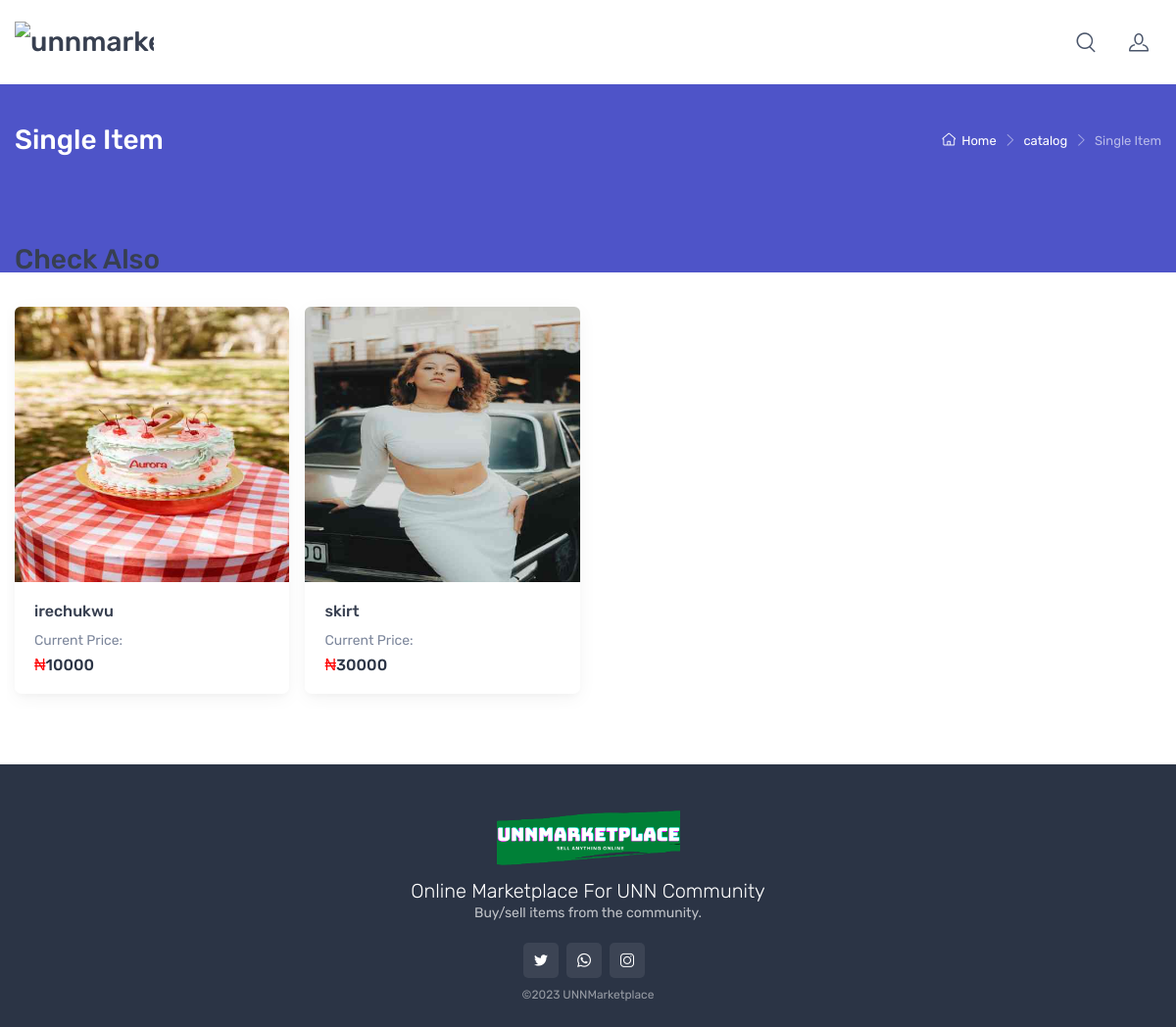
The app's page /trash/sellerinfo.php with its own data.
### tables this page shows
CREATE TABLE `product` (
  `id` int(11) NOT NULL,
  `image` varchar(255) NOT NULL,
  `amount` int(255) NOT NULL,
  `descp` text NOT NULL,
  `name` text NOT NULL,
  `type` tinytext NOT NULL,
  `date` date NOT NULL,
  `category` text NOT NULL,
  `user_id` int(11) NOT NULL,
  `product_views_count` int(10) NOT NULL DEFAULT 0
);

### config.php (called while the page is built, shortened)
<?php
function db()
{
    $hostname = "localhost";
    $user = "root";
    $password = "";
    $db = "unnmarketplace";
    $conn = mysqli_connect($hostname, $user, $password , $db);
    return $conn;
}
function safe($data)
{
    $conn = db();
    $data = trim($data);
    $data = stripslashes($data);
    $data = strip_tags($data);
    $data = htmlspecialchars($data);
    $data = mysqli_real_escape_string($conn, $data);
    return $data;
}

### trash/sellerinfo.php (the view, shortened to what this page needs)
<?php
include("config.php");
$conn = db();
  ?>
<!DOCTYPE html>
<html lang="en">
<head>
    <link rel="stylesheet" media="screen" href="vendor/simplebar/dist/simplebar.min.css"/>
    <link rel="stylesheet" media="screen" href="vendor/tiny-slider/dist/tiny-slider.css"/>
    <link rel="stylesheet" media="screen" href="vendor/drift-zoom/dist/drift-basic.min.css"/>
    <link rel="stylesheet" media="screen" href="css/theme.min.css">
</head>
  <body class="handheld-toolbar-enabled">
    <main class="page-wrapper">
      <header class="navbar d-block navbar-sticky navbar-expand-lg navbar-light bg-light">
        <div class="container"><a class="navbar-brand d-none d-sm-block me-4 order-lg-1" href="index.php"><img src="img/Emceelogo.png" width="142" alt="unnmarketplace"></a>
          <div class="navbar-toolbar d-flex align-items-center order-lg-3">
            <a class="navbar-tool d-none d-lg-flex" href="javascript:void(0)" data-bs-toggle="collapse" data-bs-target="#searchBox" role="button" aria-expanded="false" aria-controls="searchBox">
              <div class="navbar-tool-icon-box"><i class="navbar-tool-icon ci-search"></i></div></a><a class="navbar-tool ms-lg-2" href="#signin-modal" data-bs-toggle="modal"><span class="navbar-tool-tooltip">Account</span>
              <div class="navbar-tool-icon-box"><i class="navbar-tool-icon ci-user"></i></div></a>
          </div>
      </header>
      <div class="page-title-overlap bg-accent pt-4">
        <div class="container d-lg-flex justify-content-between py-2 py-lg-3">
          <div class="order-lg-2 mb-3 mb-lg-0 pt-lg-2">
            <nav aria-label="breadcrumb">
              <ol class="breadcrumb breadcrumb-light flex-lg-nowrap justify-content-center justify-content-lg-start">
                <li class="breadcrumb-item"><a class="text-nowrap" href="index.html"><i class="ci-home"></i>Home</a></li>
                <li class="breadcrumb-item text-nowrap"><a href="home-nft.html">catalog</a>
                </li>
                <li class="breadcrumb-item text-nowrap active" aria-current="page">Single Item</li>
              </ol>
            </nav>
          </div>
          <div class="order-lg-1 pe-lg-4 text-center text-lg-start">
            <h1 class="h3 text-light mb-0">Single Item</h1>
          </div>
        </div>
      </div>
        <section class="container mb-2 py-lg-5 py-4">
                      <div class="d-flex align-items-center justify-content-between mb-sm-3 mb-2">
                        <h2 class="h3 mb-0">Check Also</h2>
                      </div>
                      <div class="tns-carousel tns-controls-static tns-controls-outside mx-xl-n4 mx-n2 px-xl-4 px-0">
                        <div class="tns-carousel-inner row gx-xl-0 gx-3 mx-0" data-carousel-options="{&quot;items&quot;: 2, &quot;nav&quot;: true, &quot;responsive&quot;: {&quot;0&quot;:{&quot;items&quot;:1,&quot;controls&quot;: false, &quot;gutter&quot;: 0},&quot;500&quot;:{&quot;items&quot;:2},&quot;768&quot;:{&quot;items&quot;:3}, &quot;1100&quot;:{&quot;items&quot;:4}, &quot;1278&quot;:{&quot;controls&quot;: true, &quot;nav&quot;: false, &quot;gutter&quot;: 30}}}">
                        <?php
              $sqls = "SELECT * FROM `product`";
              $results = mysqli_query($conn , $sqls);
              while($rows = mysqli_fetch_assoc($results)){
              ?>
            <div class="col py-3">
              <article class="card h-100 border-0 shadow">
                <div class="card-img-top position-relative overflow-hidden">
                  <a class="d-block" href="productdetails.php?id=<?php echo safe($rows['id']); ?>"><img style="max-height:312.66px!important;" src="images/<?php echo safe($rows['image']); ?>" alt="Product image"></a>
                </div>
                <div class="card-body">
                  <h3 class="product-title mb-2 fs-base"><a class="d-block text-truncate" href="productdetails.php?id=<?php echo safe($rows['id']); ?>"><?php echo safe($rows['name']); ?></a></h3><span class="fs-sm text-muted">Current Price:</span>
                  <div class="d-flex align-items-center flex-wrap">
                    <h4 class="mt-1 mb-0 fs-base text-darker"><span style="color: red;">&#8358;</span><?php echo safe($rows['amount']); ?></h4>
                  </div>
                </div>
              </article>
            </div>
            <?php } ?>
          </div>
        </div>
      </section>
    </main>
    <footer class="footer bg-darker">
        <div class="container" style="padding-top: 0.2rem !important;
    padding-bottom: 0rem !important;">
          <div class="row py-lg-4 text-center">
          <a class="" href="#"><img src="img/unnmarketplace.png" width="187" alt="UNNmarketplace"></a><span class="d-inline-block align-middle h5 fw-light text-white mb-0">Online Marketplace For UNN Community</span>
            <p class="fs-sm text-white opacity-70 pb-1">Buy/sell items from the community.</p>
            <div><a class="btn-social bs-light bs-twitter me-2 mb-2" href="#"><i class="ci-twitter"></i></a><a class="btn-social bs-light bs-whatsapp me-2 mb-2" href="https://wa.me/message/VB7YIZ64KQAHA1"><i class="ci-whatsapp"></i></a><a class="btn-social bs-light bs-instagram me-2 mb-2" href="https://www.instagram.com/invites/contact/?i=sr6g0roc462d&utm_content=olw0lzd"><i class="ci-instagram"></i></a></div>
            <div class="fs-xs text-light opacity-50">&copy;2023 <a class="text-light" href="" target="_blank" rel="noopener"> UNNMarketplace</a> </div>
          </div>
        </div>
    </footer>
  </body>
</html>

### records on screen
product: image (picture), name "irechukwu", amount "10000"
product: image (picture), name "skirt", amount "30000"
